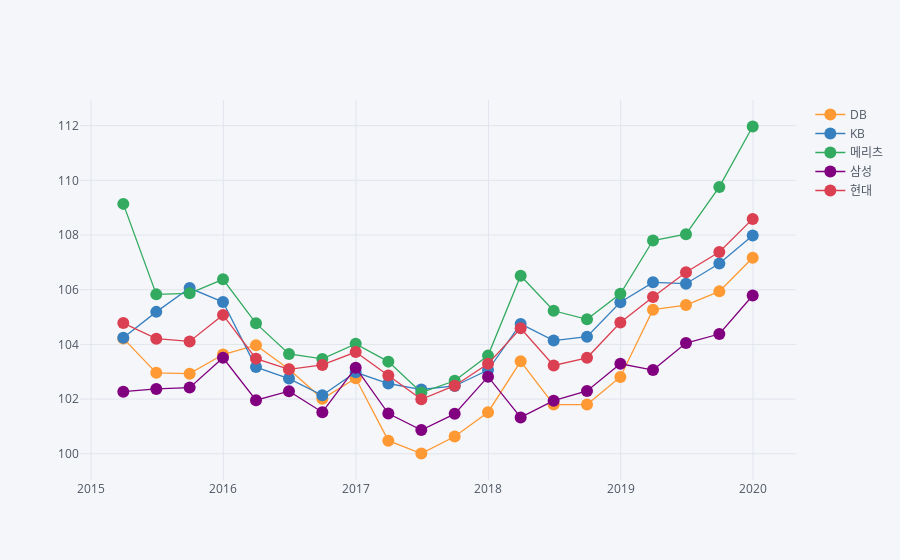

The notebook cell saved with this chart:
### Code cell
# 합산비율
company_list = {'0010633': '삼성', '0010636': 'DB', '0010634': '현대', '0010635': 'KB', '0010626': '메리츠'}

service_code = 'statisticsInfoSearch'
params = {
    'listNo': 'SI136',
    'term': 'Q',
    'startBaseMm': '201501',
    'endBaseMm': '201912',
}

comb_ratio = []
for company in company_list.keys():
    params['financeCd'] = company
    comb_ratio.append(pd.DataFrame(get_data(service_code, params)['result']['list']))
comb_ratio = pd.concat(comb_ratio).query('account_cd == "L"').reset_index(drop=True)
comb_ratio['finance_nm'] = comb_ratio['finance_cd'].apply(lambda x: company_list.get(x))
columns = dict(map(lambda x: (x['column_id'], x['column_nm']), get_data(service_code, params)['result']['description']))
comb_ratio.columns = list(map(lambda x: columns.get(x, x), comb_ratio.columns))
comb_ratio['base_month'] = comb_ratio['base_month'].apply(lambda x: datetime(int(x[:4]), int(x[-2:]), 1) + relativedelta(months=1, days=-1))
comb_ratio['비율'] = comb_ratio['비율'].astype(float)
comb_ratio = comb_ratio.pivot_table(index='base_month', columns='finance_nm', values='비율', aggfunc=np.sum)
comb_ratio.iplot(kind='line', mode='lines+markers')

### Figure 1 — Plotly figure (JSON) as saved in the notebook; plotly's stock layout.template omitted (floating-point values rounded to 4 significant figures)
{"data": [{"line": {"color": "rgba(255, 153, 51, 1.0)", "dash": "solid", "shape": "linear", "width": 1.3}, "marker": {"size": 12, "symbol": "circle"}, "mode": "lines+markers", "name": "DB", "text": "", "type": "scatter", "x": ["2015-03-31", "2015-06-30", "2015-09-30", "2015-12-31", "2016-03-31", "2016-06-30", "2016-09-30", "2016-12-31", "2017-03-31", "2017-06-30", "2017-09-30", "2017-12-31", "2018-03-31", "2018-06-30", "2018-09-30", "2018-12-31", "2019-03-31", "2019-06-30", "2019-09-30", "2019-12-31"], "y": [104.2, 103.0, 102.9, 103.6, 104.0, 103.1, 102.0, 102.8, 100.5, 100.0, 100.6, 101.5, 103.4, 101.8, 101.8, 102.8, 105.3, 105.4, 105.9, 107.2]}, {"line": {"color": "rgba(55, 128, 191, 1.0)", "dash": "solid", "shape": "linear", "width": 1.3}, "marker": {"size": 12, "symbol": "circle"}, "mode": "lines+markers", "name": "KB", "text": "", "type": "scatter", "x": ["2015-03-31", "2015-06-30", "2015-09-30", "2015-12-31", "2016-03-31", "2016-06-30", "2016-09-30", "2016-12-31", "2017-03-31", "2017-06-30", "2017-09-30", "2017-12-31", "2018-03-31", "2018-06-30", "2018-09-30", "2018-12-31", "2019-03-31", "2019-06-30", "2019-09-30", "2019-12-31"], "y": [104.2, 105.2, 106.1, 105.5, 103.2, 102.8, 102.1, 103.0, 102.6, 102.3, 102.5, 103.1, 104.8, 104.1, 104.3, 105.5, 106.3, 106.2, 107.0, 108.0]}, {"line": {"color": "rgba(50, 171, 96, 1.0)", "dash": "solid", "shape": "linear", "width": 1.3}, "marker": {"size": 12, "symbol": "circle"}, "mode": "lines+markers", "name": "메리츠", "text": "", "type": "scatter", "x": ["2015-03-31", "2015-06-30", "2015-09-30", "2015-12-31", "2016-03-31", "2016-06-30", "2016-09-30", "2016-12-31", "2017-03-31", "2017-06-30", "2017-09-30", "2017-12-31", "2018-03-31", "2018-06-30", "2018-09-30", "2018-12-31", "2019-03-31", "2019-06-30", "2019-09-30", "2019-12-31"], "y": [109.1, 105.8, 105.9, 106.4, 104.8, 103.7, 103.5, 104.0, 103.4, 102.2, 102.7, 103.6, 106.5, 105.2, 104.9, 105.8, 107.8, 108.0, 109.8, 112.0]}, {"line": {"color": "rgba(128, 0, 128, 1.0)", "dash": "solid", "shape": "linear", "width": 1.3}, "marker": {"size": 12, "symbol": "circle"}, "mode": "lines+markers", "name": "삼성", "text": "", "type": "scatter", "x": ["2015-03-31", "2015-06-30", "2015-09-30", "2015-12-31", "2016-03-31", "2016-06-30", "2016-09-30", "2016-12-31", "2017-03-31", "2017-06-30", "2017-09-30", "2017-12-31", "2018-03-31", "2018-06-30", "2018-09-30", "2018-12-31", "2019-03-31", "2019-06-30", "2019-09-30", "2019-12-31"], "y": [102.3, 102.4, 102.4, 103.5, 102.0, 102.3, 101.5, 103.2, 101.5, 100.9, 101.5, 102.8, 101.3, 101.9, 102.3, 103.3, 103.1, 104.0, 104.4, 105.8]}, {"line": {"color": "rgba(219, 64, 82, 1.0)", "dash": "solid", "shape": "linear", "width": 1.3}, "marker": {"size": 12, "symbol": "circle"}, "mode": "lines+markers", "name": "현대", "text": "", "type": "scatter", "x": ["2015-03-31", "2015-06-30", "2015-09-30", "2015-12-31", "2016-03-31", "2016-06-30", "2016-09-30", "2016-12-31", "2017-03-31", "2017-06-30", "2017-09-30", "2017-12-31", "2018-03-31", "2018-06-30", "2018-09-30", "2018-12-31", "2019-03-31", "2019-06-30", "2019-09-30", "2019-12-31"], "y": [104.8, 104.2, 104.1, 105.1, 103.5, 103.1, 103.2, 103.7, 102.9, 102.0, 102.5, 103.3, 104.6, 103.2, 103.5, 104.8, 105.7, 106.6, 107.4, 108.6]}], "layout": {"legend": {"bgcolor": "#F5F6F9", "font": {"color": "#4D5663"}}, "paper_bgcolor": "#F5F6F9", "plot_bgcolor": "#F5F6F9", "title": {"font": {"color": "#4D5663"}}, "xaxis": {"gridcolor": "#E1E5ED", "showgrid": true, "tickfont": {"color": "#4D5663"}, "title": {"font": {"color": "#4D5663"}, "text": ""}, "zerolinecolor": "#E1E5ED"}, "yaxis": {"gridcolor": "#E1E5ED", "showgrid": true, "tickfont": {"color": "#4D5663"}, "title": {"font": {"color": "#4D5663"}, "text": ""}, "zerolinecolor": "#E1E5ED"}}}
